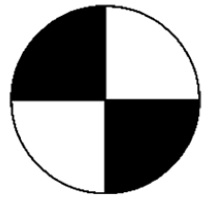
#> input picture image/ref-point.jpg, 209 x 202 px, given in place of the camera
$ python num_2.py
#> lines starting #> are read from the running program, lines starting #| are printed output that depends on the picture; after the words box and inside, x2 and y2 are one past the last pixel; in counts of white or black regions, pixels touching at a corner belong together
import cv2
import numpy as np

def video_processing():
    cap = cv2.VideoCapture(0)

    while True:
        ret, frame = cap.read()
#> frame is the input picture: shape (202, 209, 3); min 0, max 255, mean 163.4
        if not ret:
            break

        height, width = frame.shape[:2]
#> height = 202; width = 209

        gray = cv2.cvtColor(frame, cv2.COLOR_BGR2GRAY)
        gray = cv2.GaussianBlur(gray, (9, 9), 0)
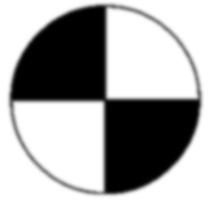
#> gray: shape (202, 209); min 0, max 255, mean 163.4

        circles = cv2.HoughCircles(gray, cv2.HOUGH_GRADIENT, dp=1.2, minDist=100, param1=80, param2=40, minRadius=30, maxRadius=250)
#> circles = [[105, 100.2, 95.4]]
        if circles is not None:
            circles = np.uint16(np.around(circles))
#> circles = [[105, 100, 95]]
            x, y, r = circles[0, 0]
#> x = 105; y = 100; r = 95

            cv2.circle(frame, (x, y), r, (0, 0, 255), 3)
            cv2.line(frame, (x, 0), (x, height), (255, 0, 0), 2)
            cv2.line(frame, (0, y), (width, y), (255, 0, 0), 2)
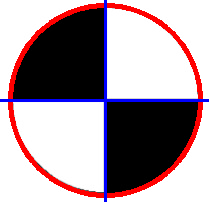
#> frame: shape (202, 209, 3); mean B, G, R 159.1, 151.7, 169.3
            cv2.circle(frame, (x, y), 2, (0, 255, 0), 3)
#> frame: shape (202, 209, 3); 0.1% of pixels changed, all inside (x1, y1, x2, y2) = (101, 96, 110, 105)

            print(f"Координаты центра: ({x}, {y})")
#| Координаты центра: (105, 100)

        cv2.imshow('Tracking', frame)

        if cv2.waitKey(1) & 0xFF == ord('q'):
#> (key q is pressed here)
            break

    cap.release()
    cv2.destroyAllWindows()


video_processing()
